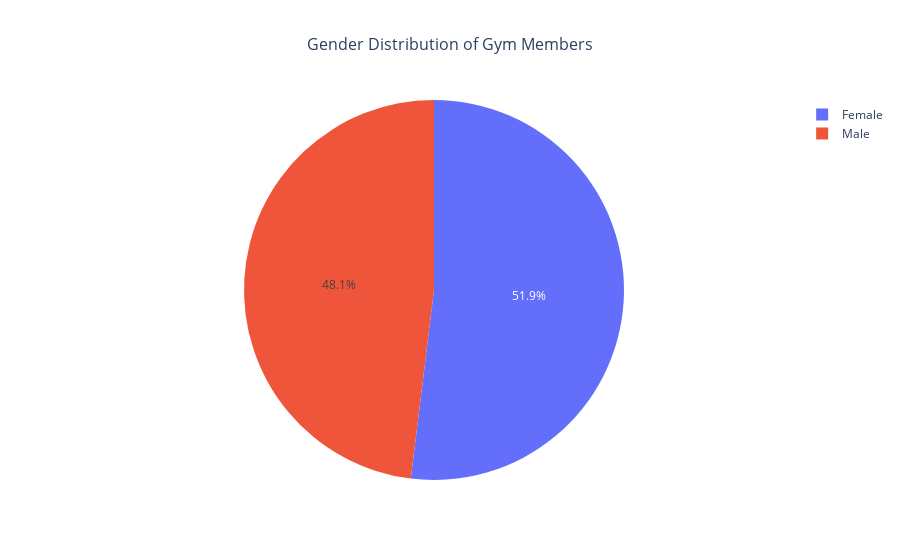

Notebook code cell kept with this figure:
### Markdown cell above
### Gender Distribution

### Code cell
# Create a directory for visualizations if it doesn't exist
os.makedirs('../lower_than_15/vis_15', exist_ok=True)

# Create an interactive pie chart to visualize gender distribution
fig = go.Figure()
fig.add_trace(go.Pie(
    # Use value_counts to get the gender distribution
    labels=df['gender'].value_counts().index,
    values=df['gender'].value_counts().values,
    # Add a title to provide context
    # Optional: Add hover information for more details
    hovertemplate='<b>%{label}</b><br>Count: %{value}<br>Percentage: %{percent}'
))

# Customize the layout for better readability
fig.update_layout(
    title_text='Gender Distribution of Gym Members',
    title_font_size=16,
    title_x=0.5  # Center the title
)

# Save the interactive plot as an HTML file for future reference
fig.write_html("../lower_than_15/vis_15/Gender_Distribution.html")

# Display the plot inline in the notebook
iplot(fig)

### Figure 1 — Plotly figure (JSON) as saved in the notebook; plotly's stock layout.template omitted (floating-point values rounded to 4 significant figures)
{"data": [{"hovertemplate": "<b>%{label}</b><br>Count: %{value}<br>Percentage: %{percent}", "labels": ["Female", "Male"], "type": "pie", "values": [40, 37]}], "layout": {"title": {"font": {"size": 16}, "text": "Gender Distribution of Gym Members", "x": 0.5}}}
